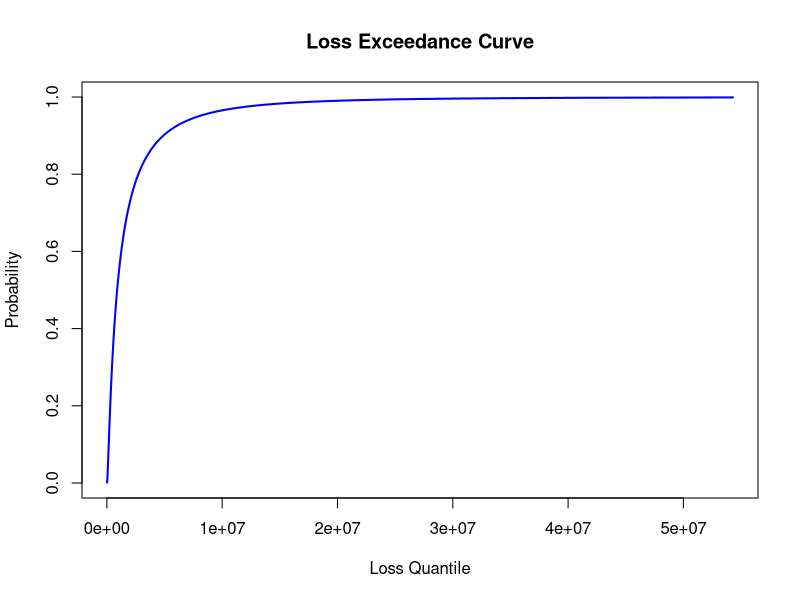

Reproduce this figure in R.
# Set the parameters for the lognormal distribution
mean_ln <- 13.7
sd_ln <- 1.33

# Create a sequence of probabilities (0 to 1) for the quantiles
probabilities <- seq(0.001, 0.999, by = 0.001)

# Calculate the quantiles using the lognormal distribution parameters
quantiles <- qlnorm(probabilities, meanlog = mean_ln, sdlog = sd_ln)

# Plot the loss exceedance curve
plot(quantiles, probabilities, type = "l", col = "blue",
     xlab = "Loss Quantile", ylab = "Probability",
     main = "Loss Exceedance Curve", lwd = 2)
